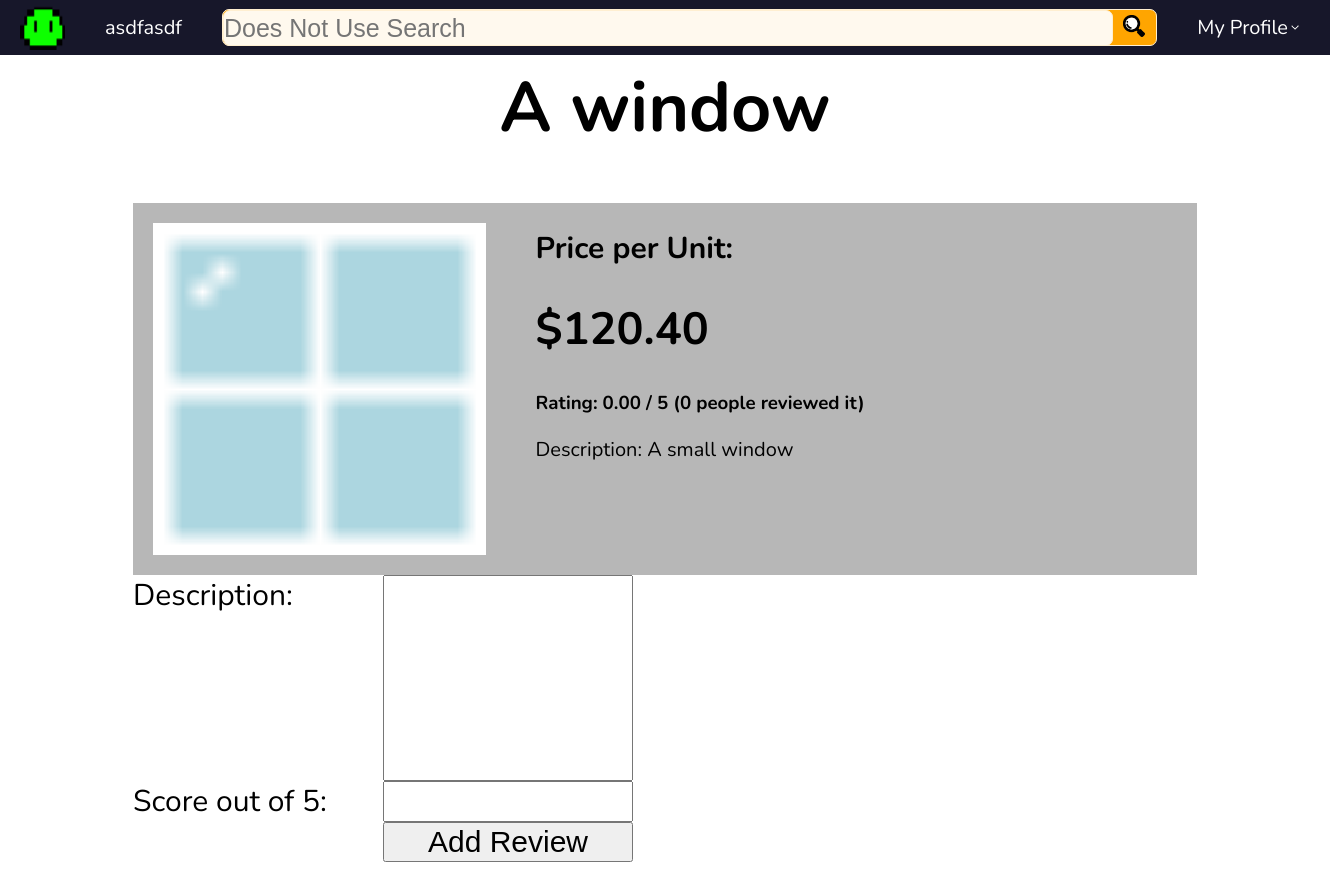
Screenshot of /store/productView/1 (signed in) with the database file from the repository.
### store/models.py (models this page shows, shortened)
class Profile(models.Model):
    user = models.OneToOneField(User, on_delete=models.CASCADE)
    picture = models.ImageField(blank=True)
    phone = models.CharField(max_length=13, blank=True) # Validation
    address = models.CharField(max_length=40) # Validation
    type = models.CharField(
         max_length = 20, default="Customer",
         choices=[
            ("Customer", "Customer"), ("Vendor", "Vendor"), ("Transit", "Transit")
         ]
        )
    wishlist = models.ManyToManyField('Product', related_name="wishlist", blank=True)
    cart = models.ManyToManyField('Product', related_name="cart", blank=True)

class Product(models.Model):
    seller = models.ForeignKey(Profile, on_delete=models.CASCADE)
    title = models.CharField(max_length=50)
    price = models.DecimalField(decimal_places=2, max_digits=40)
    desc = models.TextField(max_length=500)
    picture = models.ImageField(blank=True)
    unlisted = models.BooleanField(default=False)
    nReviews = models.IntegerField(default=0)
    averageScore = models.DecimalField(default=0, decimal_places=2, max_digits=40)

### store/views.py (the view, shortened to what this page needs)
# urls.py: path('productView/<int:product_id>', productView, name='productView'),
def productView(request, product_id):
    profile = Profile.objects.get(user__exact=request.user)
    product = Product.objects.get(id__exact=product_id)
    reviews = productReview.objects.filter(product__exact=product)
    nReviews = reviews.count()
    totalScore = 0
    for review in reviews:
        totalScore += review.score
    toReview = True
    if productReview.objects.filter(profile__exact=profile).count() > 0:
        toReview = False
    context = {
        'profile': profile,
        'product': product,
        'placeholder': 'Does Not Use Search',
        'reviews': reviews,
        'nReviews': nReviews,
        'totalScore': totalScore,
        'toReview': toReview,
    }
    return render(request, 'store/productView.html', context)

### store/templates/store/productView.html (shortened to what this page needs)
{% extends 'store/base.html' %}
{% load static %}
{% block style %}<link rel="stylesheet" href="{% static 'store/productView.css' %}"> {% endblock %}
{% block content %}
    <h1 class="title">{{ product.title}}</h1>
    <div class="product">
        <img class="image" src="{{ product.picture.url }}">
        <div class="right">
            <h2>Price per Unit: <h2>
            <h1>${{ product.price }}</h1>
            <h3>Rating: {{product.averageScore}} / 5 ({{product.nReviews}} people reviewed it)</h3>
            <p>Description: {{ product.desc }}</p>
        </div>
    </div>
    {% if toReview %}
        <form class="addReviewForm" method="post">
            <label>Description: </label>
            <input type="text" name="desc" class="desc">
            <label>Score out of 5:</label>
            <input type="number" name="score" class="score">
            <input type="submit" class="addReviewButton" value="Add Review">
        </form>
    {% endif %}
    <div class="reviews">
    </div>
{% endblock %}

### store/templates/store/base.html (shortened to what this page needs)
{% load static %}
<!DOCTYPE html>
<html lang="en">
<head>
    <link rel="stylesheet" href="{% static 'store/base.css' %}">
    {% block style %} {% endblock %}
</head>
<body>
    {% block nav %}
    <div class="nav">
        <a class="profileImage" href="{% url 'index' %}"><img src="{{ profile.picture.url }}"></a>
        <a class="username" href="{% url 'index' %}">{{ profile.user.username }}</a>
        <form method="post">
            {% if placeholder == "Does Not Use Search" %}
                <input class="search" type="text" name="search" placeholder="{{ placeholder }}" disabled>
                <button type="submit" disabled><img src="{% static 'store/search.png' %}"></button>
            {% else %}
                <input class="search" type="text" name="search" placeholder="{{ placeholder }}">
                <button type="submit"><img src="{% static 'store/search.png' %}"></button>
            {% endif %}
        </form>
        <div class="profile">
            <p>My Profile</p>
            <img src="{% static 'store/downarrow.png' %}">
        </div>
    </div>
    {% endblock %}
    <div class="content">
    {% block content %}
    {% endblock %}
    </div>
</body>
</html>

### store/static/store/base.css (style rules this page uses)
body { margin:0px; }
.content { margin-top: 70px; }
.nav { position: fixed; top:0px; left:0px; font-family: Nunito; background-color: rgb(23, 23, 42); display: flex; width: 100vw; align-items: center; font-size: 20px; z-index: 10; }
.profileImage { width: 45px; height: 45px; margin-top: 5px; margin-bottom: 5px; margin-left: 20px; }
.nav .profileImage img { width: 45px; height: 45px; }
.username { color: white; text-decoration: none; margin-left: 40px; }
.nav form { display: flex; background-color: orange; flex: 1; border: 1px solid rgb(255, 239, 209); border-radius: 7px; margin-left: 40px; height: 35px; }
.nav .search { background-color: rgb(255, 249, 238); border: inherit; border-radius: inherit; font-size: 25px; width: calc(100% - 45px); padding:0; height: 34px; }
.nav button { width: 42px; background-color: orange; border: 1px solid orange; border-radius: 10px; }
.nav button img { height: 22px; width: 22px; }
.profile { display: flex; align-items: center; position: relative; color: white; margin-top: 0px; margin-bottom: 0px; margin-left: 40px; margin-right: 30px; }
.profile p { margin:0; }
.profile img { margin: 0; margin-left: 2px; height: 10px; width: 10px; }
.nav a img { width: 30px; height: 30px; }

### store/static/store/productView.css (style rules this page uses)
.content { font-family: Nunito; margin-top: 60px; }
.title { font-size: 70px; text-align: center; }
.product { display: flex; position: relative; width: 80vw; margin-left: auto; margin-right: auto; background-color: rgb(183, 183, 183); }
.product img { margin: 20px; width: 25vw; height: 25vw; align-self: center; }
.right { flex: 1; }
.right h2 { font-size: 30px; }
.right h1 { font-size: 45px; }
.right p { font-size: 20px; }
.right { margin-left: 30px; }
.addReviewButton { font-size: 30px; position: relative; left: 250px; }
.addReviewForm { font-size: 30px; display: grid; grid-template-columns: 250px 250px; position: relative; left: 10%; }
.desc { height: 200px; font-size: 20px; }
.score { font-size: 30px; }
.reviews { width: 80vw; height: 25vw; position: relative; margin-top: 20px; margin-bottom: 20px; margin-left: auto; margin-right: auto; }

### rows the page displays
Profile: picture (picture), user.username "asdfasdf"
Product: title "A window", picture (picture), price "120.40", averageScore "0.00", nReviews "0", desc "A small window"
